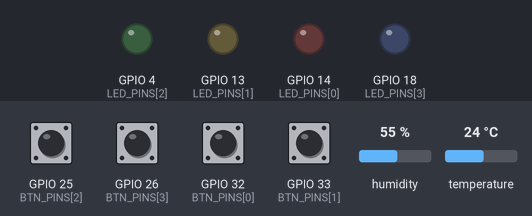
A sketch run on a simulated ESP32. Parts: output pins drawn as LEDs (lit = HIGH). The inputs (shaded band) are chosen by the test bench; at power-on: GPIO 25 (BTN_PINS[2]), GPIO 26 (BTN_PINS[3]), GPIO 32 (BTN_PINS[0]), GPIO 33 (BTN_PINS[1]) HIGH, humidity 55 %, temperature 24 °C. WiFi joins after 1.5 s; servers stay silent unless stated; the local clock reads 2024-03-15 10:24:30 at power-on unless the sketch sets it; storage starts empty; what the sketch prints to the serial monitor is not drawn.

Above: at 2.7 s.
2.8 s: GPIO 25 (BTN_PINS[2]) pulled LOW for 0.15 s
At 3.1 s:
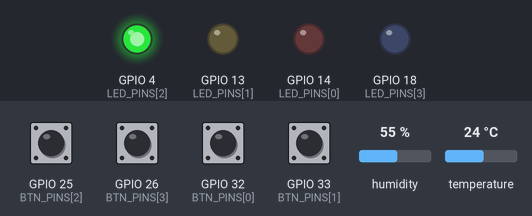
4.4 s: GPIO 26 (BTN_PINS[3]) pulled LOW for 0.15 s
At 5.5 s:
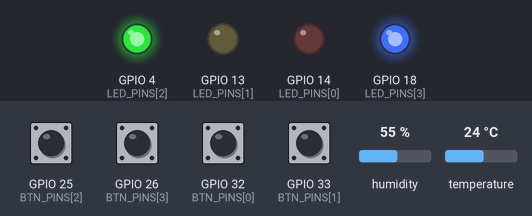
6.0 s: GPIO 32 (BTN_PINS[0]) pulled LOW for 0.15 s
At 6.9 s:
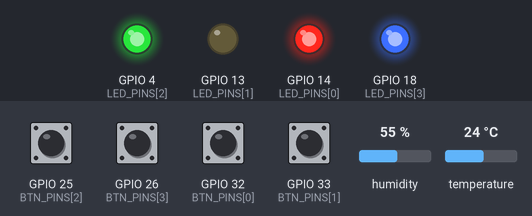
7.6 s: GPIO 33 (BTN_PINS[1]) pulled LOW for 0.15 s
At 8.0 s:
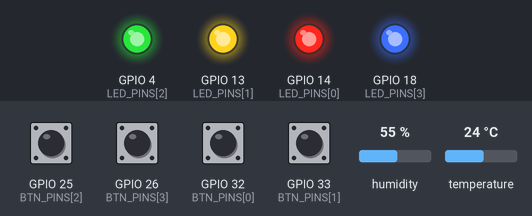
9.2 s: GPIO 25 (BTN_PINS[2]) pulled LOW for 1 s
At 10.3 s:
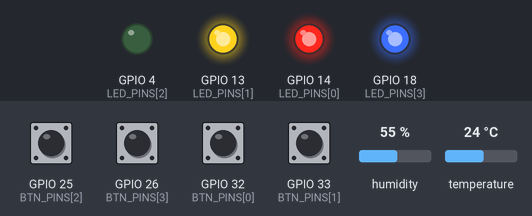
11.7 s: GPIO 26 (BTN_PINS[3]) pulled LOW for 1 s
At 12.3 s:
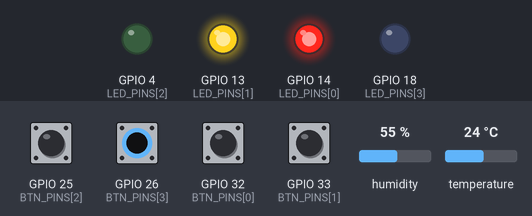
Timing chart, 0 to 14.7 s (numbered marks = the images above; inputs shaded):
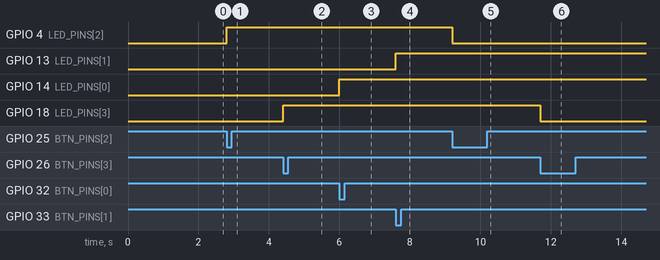

Measured:
- after the input at 2.8 s, GPIO 4 (LED_PINS[2]): LOW → HIGH at once
- after the input at 4.4 s, GPIO 18 (LED_PINS[3]): LOW → HIGH at once
- after the input at 6.0 s, GPIO 14 (LED_PINS[0]): LOW → HIGH at once
- after the input at 7.6 s, GPIO 13 (LED_PINS[1]): LOW → HIGH at once
- after the input at 9.2 s, GPIO 4 (LED_PINS[2]): HIGH → LOW at once
- after the input at 11.7 s, GPIO 18 (LED_PINS[3]): HIGH → LOW at once

The sketch:

sketch.ino
```cpp
// 예제 4 : Wi-Fi 웹페이지 - DHT22 + LED 4개 + 버튼 4개 + CSV 저장
// ESP32가 웹서버가 되고, 측정값을 ESP32 내부 저장소(LittleFS)의 data.csv에 저장합니다.
// 라이브러리 : DHT sensor library (Adafruit) + Adafruit Unified Sensor
//             (WiFi, WebServer, LittleFS는 ESP32 보드 패키지에 포함)

#include <WiFi.h>
#include <WebServer.h>
#include <LittleFS.h>
#include <DHT.h>
#include <time.h>

// ---------- 1. 설정 (본인 환경에 맞게 수정) ----------
const char* WIFI_SSID = "Wokwi-GUEST";        // 실물 실습 시 공유기 이름으로 변경
const char* WIFI_PASS = "";                   // 실물 실습 시 공유기 암호로 변경
const char* AP_SSID   = "SmartFarm-team01";   // 공유기 연결 실패 시 ESP32가 만드는 Wi-Fi
const char* AP_PASS   = "12345678";           // 8자 이상

const int DHT_PIN = 19;
const int LED_PINS[4] = {14, 13, 4, 18};
const int BTN_PINS[4] = {32, 33, 25, 26};

const char* CSV_PATH = "/data.csv";
const unsigned long LOG_MS = 10000;           // 10초마다 CSV 1행 기록
const size_t CSV_MAX = 100 * 1024;            // 100KB가 넘으면 새 파일로 시작

// ---------- 2. 전역 변수 ----------
WebServer server(80);
DHT dht(DHT_PIN, DHT22);

bool ledOn[4]      = {false, false, false, false};
int  pressCount[4] = {0, 0, 0, 0};
int  lastBtn[4]    = {HIGH, HIGH, HIGH, HIGH};
unsigned long lastBtnMs[4] = {0, 0, 0, 0};

float tempC = NAN, humi = NAN;
unsigned long lastRead = 0, lastLog = 0;

// ---------- 3. 웹페이지(HTML) ----------
const char PAGE[] PROGMEM = R"HTML(
<!doctype html><html lang="ko"><head>
<meta charset="utf-8">
<meta name="viewport" content="width=device-width,initial-scale=1">
<title>ESP32 센서 웹</title>
<style>
body{font-family:sans-serif;background:#eef3f7;margin:0;padding:14px;max-width:640px;margin:auto}
.card{background:#fff;border-radius:12px;padding:14px;margin:10px 0}
.big{font-size:34px;font-weight:bold}
.row{display:flex;gap:8px}
.row>div{flex:1;text-align:center}
button{font-size:16px;padding:12px 0;width:100%;border:0;border-radius:8px;background:#ccc}
button.on{background:#f5b301}
.dot{display:inline-block;width:18px;height:18px;border-radius:50%;background:#bbb}
.dot.on{background:#2a9d4b}
table{width:100%;border-collapse:collapse;font-size:13px}
td,th{border-bottom:1px solid #ddd;padding:4px;text-align:center}
</style></head><body>
<h2>ESP32 센서 웹페이지</h2>
<div id="st">연결 중...</div>

<div class="card row">
  <div>온도<div class="big" id="t">-</div>°C</div>
  <div>습도<div class="big" id="h">-</div>%</div>
</div>

<div class="card"><b>LED 제어</b> (누르면 켜짐/꺼짐 전환)
  <div class="row" style="margin-top:8px">
    <div><button id="L1" onclick="led(1)">LED1</button></div>
    <div><button id="L2" onclick="led(2)">LED2</button></div>
    <div><button id="L3" onclick="led(3)">LED3</button></div>
    <div><button id="L4" onclick="led(4)">LED4</button></div>
  </div>
</div>

<div class="card"><b>버튼 상태</b> (초록=누르는 중, 숫자=누른 횟수)
  <div class="row" style="margin-top:8px">
    <div><span class="dot" id="B1"></span><br>BTN1 <span id="C1">0</span></div>
    <div><span class="dot" id="B2"></span><br>BTN2 <span id="C2">0</span></div>
    <div><span class="dot" id="B3"></span><br>BTN3 <span id="C3">0</span></div>
    <div><span class="dot" id="B4"></span><br>BTN4 <span id="C4">0</span></div>
  </div>
</div>

<div class="card"><b>CSV 기록 (최근 10행)</b>
  <a href="/data.csv" download="data.csv">[CSV 다운로드]</a>
  <table id="tb"></table>
</div>

<script>
async function refresh(){
  try{
    const d = await (await fetch('/api/state')).json();
    document.getElementById('t').textContent = d.t===null ? 'ERR' : d.t.toFixed(1);
    document.getElementById('h').textContent = d.h===null ? 'ERR' : d.h.toFixed(1);
    for(let i=0;i<4;i++){
      document.getElementById('L'+(i+1)).className = d.led[i] ? 'on' : '';
      document.getElementById('B'+(i+1)).className = d.btn[i] ? 'dot on' : 'dot';
      document.getElementById('C'+(i+1)).textContent = d.cnt[i];
    }
    document.getElementById('st').textContent = '연결됨 · ' + d.time;
  }catch(e){ document.getElementById('st').textContent = '연결 끊김'; }
}
async function led(n){
  await fetch('/api/led?n='+n, {method:'POST'});
  refresh();
}
async function loadCsv(){
  try{
    const txt = await (await fetch('/data.csv')).text();
    const lines = txt.trim().split('\n');
    const head = lines[0];
    const rows = lines.slice(1).slice(-10).reverse();
    let html = '<tr><th>' + head.split(',').join('</th><th>') + '</th></tr>';
    for(const r of rows) html += '<tr><td>' + r.split(',').join('</td><td>') + '</td></tr>';
    document.getElementById('tb').innerHTML = html;
  }catch(e){}
}
setInterval(refresh, 1000);
setInterval(loadCsv, 5000);
refresh(); loadCsv();
</script>
</body></html>
)HTML";

// ---------- 4. 시간 문자열 ----------
void timeString(char* buf, size_t len) {
  struct tm tmv;
  if (getLocalTime(&tmv, 10)) {                    // 인터넷 시간(NTP) 동기화된 경우
    strftime(buf, len, "%Y-%m-%d %H:%M:%S", &tmv);
  } else {                                         // AP 모드 등 시간 정보가 없을 때
    snprintf(buf, len, "boot+%lus", millis() / 1000);
  }
}

// ---------- 5. CSV 파일 ----------
void newCsv() {
  File f = LittleFS.open(CSV_PATH, FILE_WRITE);    // 덮어쓰기
  f.println("time,temp_c,humi_pct,led1,led2,led3,led4,btn1,btn2,btn3,btn4,event");
  f.close();
}

void logRow(const char* event) {
  File f = LittleFS.open(CSV_PATH, FILE_APPEND);   // 파일 끝에 추가
  if (!f) return;
  if (f.size() > CSV_MAX) {                        // 너무 커지면 새로 시작
    f.close();
    newCsv();
    f = LittleFS.open(CSV_PATH, FILE_APPEND);
  }
  char ts[24];
  timeString(ts, sizeof(ts));
  f.printf("%s,%.1f,%.1f,%d,%d,%d,%d,%d,%d,%d,%d,%s\n",
           ts, tempC, humi,
           ledOn[0], ledOn[1], ledOn[2], ledOn[3],
           pressCount[0], pressCount[1], pressCount[2], pressCount[3],
           event);
  f.close();
}

// ---------- 6. LED ----------
void setLed(int i, bool on) {
  ledOn[i] = on;
  digitalWrite(LED_PINS[i], on ? HIGH : LOW);
}

// ---------- 7. 웹 요청 처리 함수 ----------
void handleRoot() {
  server.send(200, "text/html; charset=utf-8", PAGE);
}

void handleState() {
  char ts[24];
  timeString(ts, sizeof(ts));
  String j = "{";
  j += "\"t\":" + (isnan(tempC) ? String("null") : String(tempC, 1));
  j += ",\"h\":" + (isnan(humi) ? String("null") : String(humi, 1));
  j += ",\"led\":[";
  for (int i = 0; i < 4; i++) j += String(ledOn[i]) + (i < 3 ? "," : "]");
  j += ",\"btn\":[";
  for (int i = 0; i < 4; i++) j += String(digitalRead(BTN_PINS[i]) == LOW) + (i < 3 ? "," : "]");
  j += ",\"cnt\":[";
  for (int i = 0; i < 4; i++) j += String(pressCount[i]) + (i < 3 ? "," : "]");
  j += ",\"time\":\"" + String(ts) + "\"}";
  server.send(200, "application/json", j);
}

void handleLed() {
  int n = server.arg("n").toInt();                 // /api/led?n=1 -> n=1
  if (n < 1 || n > 4) {
    server.send(400, "text/plain", "n must be 1~4");
    return;
  }
  setLed(n - 1, !ledOn[n - 1]);                    // 켜짐 <-> 꺼짐
  char ev[16];
  snprintf(ev, sizeof(ev), "web_LED%d", n);
  logRow(ev);                                      // 웹 조작도 CSV에 기록
  server.send(200, "text/plain", "OK");
}

void handleCsv() {
  File f = LittleFS.open(CSV_PATH, FILE_READ);
  if (!f) {
    server.send(404, "text/plain", "no csv");
    return;
  }
  server.streamFile(f, "text/csv");                // 파일 내용을 그대로 전송
  f.close();
}

// ---------- 8. Wi-Fi 연결 ----------
void startWiFi() {
  WiFi.mode(WIFI_STA);
  WiFi.begin(WIFI_SSID, WIFI_PASS);
  Serial.print("WiFi connecting");
  unsigned long t0 = millis();
  while (WiFi.status() != WL_CONNECTED && millis() - t0 < 15000) {
    delay(500);
    Serial.print(".");
  }
  Serial.println();

  if (WiFi.status() == WL_CONNECTED) {
    Serial.print("STA mode. Open http://");
    Serial.println(WiFi.localIP());
    configTime(9 * 3600, 0, "pool.ntp.org", "time.google.com");   // 한국시간(UTC+9)
  } else {
    WiFi.mode(WIFI_AP);
    WiFi.softAP(AP_SSID, AP_PASS);
    Serial.printf("AP mode. Join Wi-Fi '%s' (pw %s), open http://", AP_SSID, AP_PASS);
    Serial.println(WiFi.softAPIP());                               // 192.168.4.1
  }
}

// ---------- 9. setup / loop ----------
void setup() {
  Serial.begin(115200);
  for (int i = 0; i < 4; i++) {
    pinMode(LED_PINS[i], OUTPUT);
    setLed(i, false);
    pinMode(BTN_PINS[i], INPUT_PULLUP);            // 누르면 LOW
  }
  dht.begin();

  if (!LittleFS.begin(true)) {                     // true : 처음이면 포맷 후 마운트
    Serial.println("LittleFS mount failed");
  }
  if (!LittleFS.exists(CSV_PATH)) newCsv();

  startWiFi();

  server.on("/", HTTP_GET, handleRoot);
  server.on("/api/state", HTTP_GET, handleState);
  server.on("/api/led", HTTP_POST, handleLed);
  server.on("/data.csv", HTTP_GET, handleCsv);
  server.begin();
  Serial.println("Web server started");
}

void loop() {
  server.handleClient();                           // 웹 요청 처리 (자주 호출해야 함)

  // 버튼 : 누르는 순간 해당 LED 전환 + 횟수 증가
  for (int i = 0; i < 4; i++) {
    int b = digitalRead(BTN_PINS[i]);
    if (lastBtn[i] == HIGH && b == LOW && millis() - lastBtnMs[i] > 50) {
      lastBtnMs[i] = millis();
      pressCount[i]++;
      setLed(i, !ledOn[i]);
      char ev[16];
      snprintf(ev, sizeof(ev), "button%d", i + 1);
      logRow(ev);
    }
    lastBtn[i] = b;
  }

  // DHT22 : 2초마다 측정
  if (millis() - lastRead >= 2000) {
    lastRead = millis();
    float t = dht.readTemperature();
    float h = dht.readHumidity();
    if (!isnan(t) && !isnan(h)) {
      tempC = t;
      humi = h;
    }
  }

  // CSV : 10초마다 기록
  if (millis() - lastLog >= LOG_MS) {
    lastLog = millis();
    logRow("periodic");
    Serial.printf("T=%.1f H=%.1f LED=%d%d%d%d\n", tempC, humi,
                  ledOn[0], ledOn[1], ledOn[2], ledOn[3]);
  }
}
```
